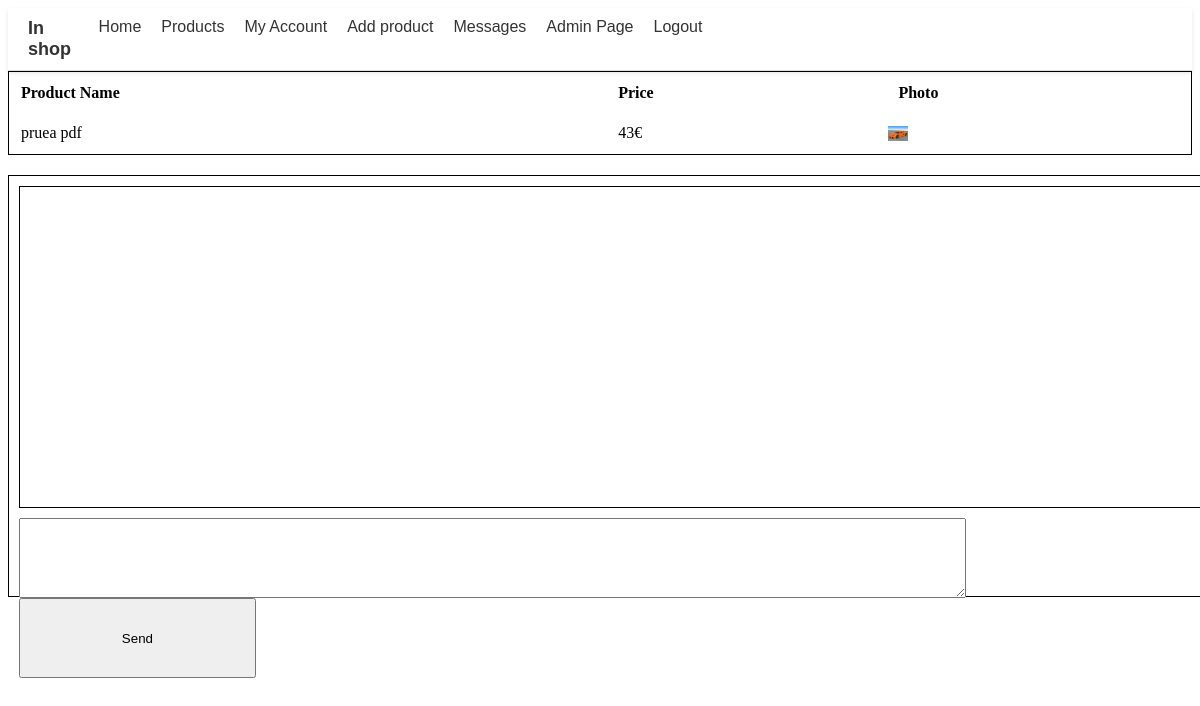
The page /php/chat/chat_product.php?product_id=20 (signed in) on the database as committed earlier.
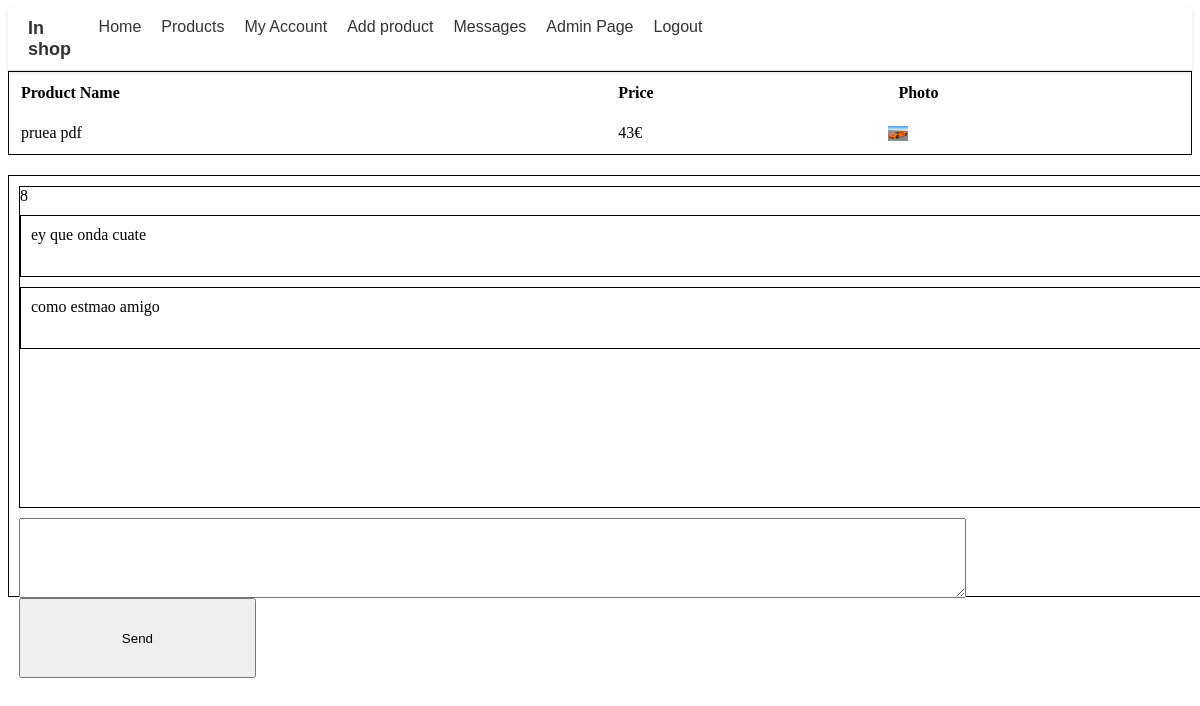
The same page on the database as committed later.
### tables this page shows
CREATE TABLE `chat` (
  `chat_id` int(11) NOT NULL,
  `user_id_buyer` int(11) NOT NULL,
  `user_id_seller` int(11) NOT NULL,
  `product_id` int(11) NOT NULL,
  `message` text NOT NULL,
  `date` date NOT NULL DEFAULT current_timestamp(),
  `seen` tinyint(1) NOT NULL DEFAULT current_timestamp()
);

CREATE TABLE `messages` (
  `chat_id` int(11) NOT NULL,
  `user_id_buyer` int(11) NOT NULL,
  `message` text NOT NULL,
  `mesage_date` date NOT NULL DEFAULT current_timestamp(),
  `user_id_seller` int(11) NOT NULL
);

### php/chat/chat_product.php (the view, shortened to what this page needs)
<?php
include '../navbar.php';
function ft_get_product_info()
{
    $product_id = $_GET['product_id'];
    $connexion = ft_create_conexion();
    $sql = "SELECT * FROM product WHERE product_id = ?";
    $stmt = $connexion->prepare($sql);
    $stmt->bind_param("i", $product_id);
    $stmt->execute();
    $result = $stmt->get_result();
    if ($result->num_rows > 0)
    {
        $row = $result->fetch_assoc();
        return $row;
    }
    else
    {
        $connexion->close();
        return false;
    }
}
$product = ft_get_product_info();
function ft_get_photos($photo_folder)
{
    $photos = [];
    $folder_path = $_SERVER['DOCUMENT_ROOT'] . "/tfg_shop/images/products/" . $photo_folder;
    if (file_exists($folder_path)) {
        $files = scandir($folder_path);
        foreach ($files as $file)
        {
            if ($file != '.' && $file != '..')
            {
                $photos[] = $file;
            }
        }
    }
    return $photos;
}
function ft_print_table_product_info($product)
{
    echo "<table class='table table-bordered' style='width:100%; height:40px; border: 1px solid black;'>";
    echo "<tr style='text-align: left;'>";
    echo "<th style='padding: 10px;'>Product Name</th>";
    echo "<th style='padding: 10px;'>Price</th>";
    echo "<th style='padding: 10px;'>Photo</th>";
    echo "</tr>";
    echo "<tr style='vertical-align: middle;'>";
    echo "<td style='padding: 10px;'>" . $product['product_name'] . "</td>";
    echo "<td style='padding: 10px;'>" . $product['price'] . "€</td>";
    echo "<td style='padding: 0px; border: 0px;'width:100%; height:100%;>";
    $photos = ft_get_photos($product['photo']);
    echo "<div class='image-gallery' id='product-{$product['product_id']}' style='padding: 0px; border: 0px;'width:100%; height:100%;>";
    if (count($photos) > 0)
    {
        echo "<img src='/tfg_shop/images/products/{$product['photo']}/{$photos[0]}' width='20px'>";
    }
    echo "</div>";
    echo "</td>";
    echo "</tr>";
    echo "</table>";
}
function ft_get_chat_id($product)
{
    $product_id = $_GET['product_id'];
    $connexion = ft_create_conexion();
    $sql = "SELECT chat_id FROM chat WHERE product_id = ? && (user_id_buyer = ? )";
    $stmt = $connexion->prepare($sql);
    $stmt->bind_param("ii", $product_id,  $_COOKIE['user_id']);
    $stmt->execute();
    $result = $stmt->get_result();
    $row = $result->fetch_assoc();
    return $row['chat_id'];
}
function ft_get_chat_messages($chat_id)
{
    $connexion = ft_create_conexion();
    $sql = "SELECT * FROM messages WHERE chat_id = ?";
    $stmt = $connexion->prepare($sql);
    $stmt->bind_param("i", $chat_id);
    $stmt->execute();
    $result = $stmt->get_result();
    $messages = [];
    if ($result->num_rows > 0)
    {
        while ($row = $result->fetch_assoc())
        {
            $messages[] = $row;
        }
    }
    return $messages;
}
function ft_print_chat_messages($messages)
{
    foreach ($messages as $message)
    {
        echo "<div style='width: 100%; height: 40px; border: 1px solid black; margin-top: 10px; padding: 10px;'>";
        echo "<p style='margin: 0px;'>" . $message['message'] . "</p>";
        echo "</div>";
    }
}
?>
<!DOCTYPE html>
<html lang="en">
<head>
</head>
<body>
    <?php
        ft_print_table_product_info($product);
    ?>
<div id="chat-container" style="width: 100%; height: 400px; border: 1px solid black; margin-top: 20px; padding: 10px;">
        <div id="chat-box" style="width: 100%; height: 80%; border: 1px solid black; overflow-y: scroll;">
            <?php
                $chat_id = ft_get_chat_id($product);
                echo $chat_id;
                $messages = ft_get_chat_messages($chat_id);
                ft_print_chat_messages($messages);
            ?>
        </div>
        <div id="message-input" style="width: 100%; height: 20%; margin-top: 10px;">
            <textarea id="message-text" style="width: 80%; height: 100%;"></textarea>
            <button id="send-button" style="width: 20%; height: 100%;">Send</button>
        </div>
    </div>
</body>
</html>

Rows that differ between the two databases and show on the page:
added chat: chat_id "8"
added messages: message "ey que onda cuate"
added messages: message "como estmao amigo"
